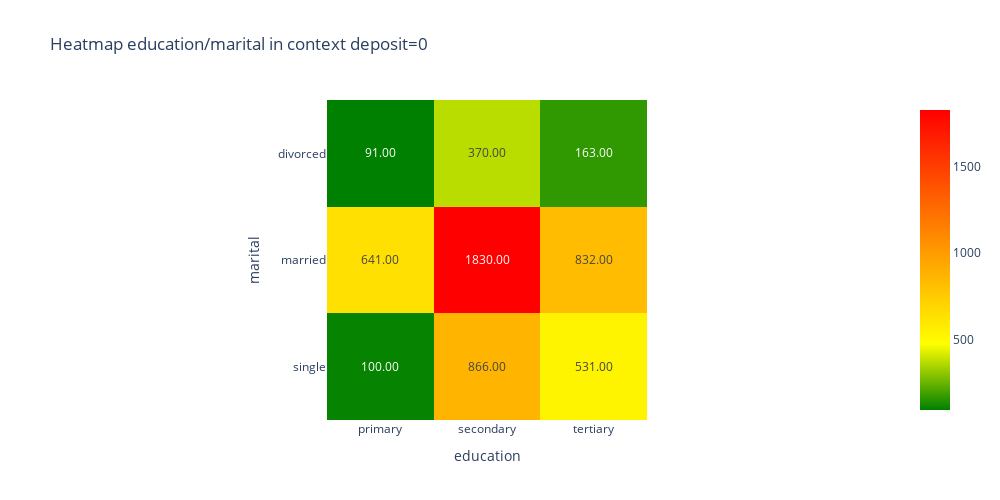
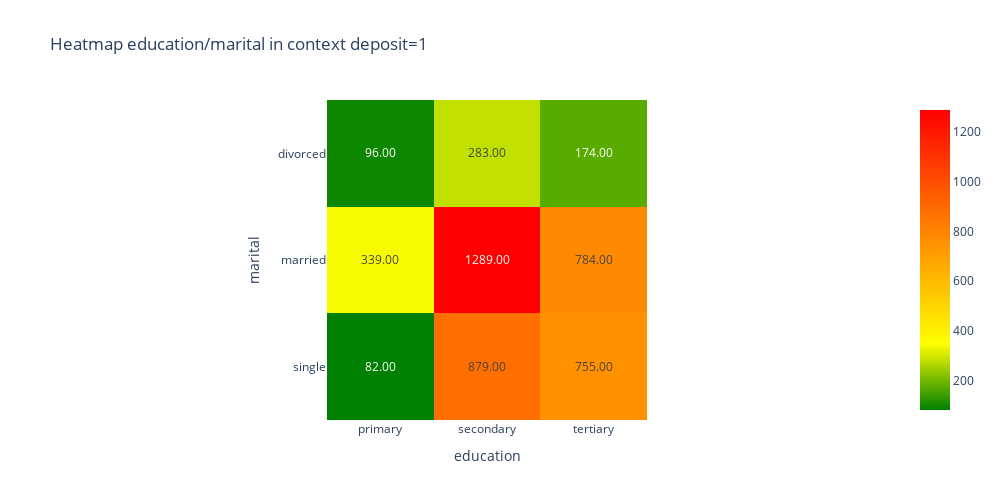

Write notebook code for charts like these, in order.
### Markdown cell above
### Задание 11

### Code cell
# постройте сводную таблицу, чтобы определить люди с каким образованием и семейным статусом наиболее многочисленны
#(если рассматривать тех, кто открыл депозит)
cols = ['education', 'marital', 'deposit' ]
for i in range (0,2):
    mask = df['deposit'] == i
    pivot = pd.pivot_table(df[mask], columns='education', index='marital', values='deposit', aggfunc='count')
    fig = px.imshow(
        pivot,
        color_continuous_scale =[(0, "green"), (0.22, "yellow"), (1, "red")],
        title=f'Heatmap education/marital in context deposit={i}',
        width=1000,
        height=500,
        text_auto='.2f',
        )
    fig.show()

### Figure 1 — Plotly figure (JSON) as saved in the notebook; plotly's stock layout.template omitted (floating-point values rounded to 4 significant figures)
{"data": [{"coloraxis": "coloraxis", "hovertemplate": "education: %{x}<br>marital: %{y}<br>color: %{z}<extra></extra>", "name": "0", "texttemplate": "%{z:.2f}", "type": "heatmap", "x": ["primary", "secondary", "tertiary"], "xaxis": "x", "y": ["divorced", "married", "single"], "yaxis": "y", "z": [[91, 370, 163], [641, 1830, 832], [100, 866, 531]]}], "layout": {"coloraxis": {"colorscale": [[0, "green"], [0.22, "yellow"], [1, "red"]]}, "height": 500, "title": {"text": "Heatmap education/marital in context deposit=0"}, "width": 1000, "xaxis": {"anchor": "y", "constrain": "domain", "domain": [0, 1], "scaleanchor": "y", "title": {"text": "education"}}, "yaxis": {"anchor": "x", "autorange": "reversed", "constrain": "domain", "domain": [0, 1], "title": {"text": "marital"}}}}

### Figure 2 — Plotly figure (JSON) as saved in the notebook; plotly's stock layout.template omitted (floating-point values rounded to 4 significant figures)
{"data": [{"coloraxis": "coloraxis", "hovertemplate": "education: %{x}<br>marital: %{y}<br>color: %{z}<extra></extra>", "name": "0", "texttemplate": "%{z:.2f}", "type": "heatmap", "x": ["primary", "secondary", "tertiary"], "xaxis": "x", "y": ["divorced", "married", "single"], "yaxis": "y", "z": [[96, 283, 174], [339, 1289, 784], [82, 879, 755]]}], "layout": {"coloraxis": {"colorscale": [[0, "green"], [0.22, "yellow"], [1, "red"]]}, "height": 500, "title": {"text": "Heatmap education/marital in context deposit=1"}, "width": 1000, "xaxis": {"anchor": "y", "constrain": "domain", "domain": [0, 1], "scaleanchor": "y", "title": {"text": "education"}}, "yaxis": {"anchor": "x", "autorange": "reversed", "constrain": "domain", "domain": [0, 1], "title": {"text": "marital"}}}}
